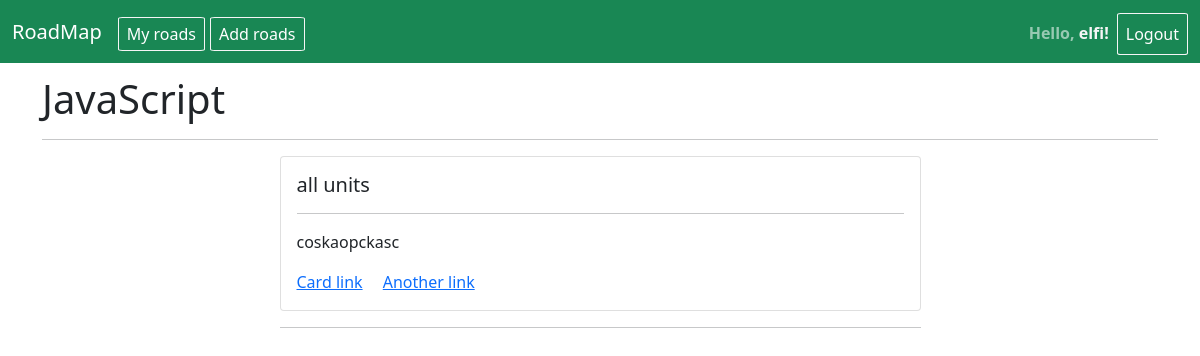
/roads/13/ (signed in), run on the app's committed database.
### roadtrip/models.py (models this page shows, shortened)
class Step(models.Model):
    category = models.ForeignKey(Category, on_delete=models.CASCADE)
    name = models.CharField(max_length=150)
    description = models.TextField()

class Category(models.Model):
    owner = models.ForeignKey(User, on_delete=models.CASCADE)
    target = models.CharField(max_length=100)
    def __str__(self):
        return self.target
    pass

### roadtrip/views.py (the view)
# urls.py: path('roads/<int:pk>/', views.unit_detail, name="unit_detail"),
def unit_detail(request, pk):
    set = get_object_or_404(Category, pk=pk)
    unit = Step.objects.filter(category=set)
    return render(request, 'roadtrip/roadunit.html', {'unit' : unit})

### roadtrip/templates/roadtrip/roadunit.html
{% extends 'template.html' %}
{% load crispy_forms_tags %}
{% block main %}
    {% for step in unit %}
    <div class="container">
        <h1>{{ step.category }}</h1>
        <hr>
       <div class="row justify-content-center">
           <div class="col-xs-11 col-md-7">
                <div class="card">
                  <div class="card-body">
                    <h5 class="card-title">{{ step.name }}</h5>
                      <hr>
                    <p class="card-text">{{ step.description }}</p>
                    <a href="#" class="card-link">Card link</a>
                    <a href="#" class="card-link">Another link</a>
                  </div>
                </div>
               <hr>
           </div>
       </div>
    </div>
    {% endfor %}
{% endblock %}

### roadtrip/templates/template.html (shortened to what this page needs)
{% load crispy_forms_tags %}
<html lang="en">
  <head>
    <link href="https://cdn.jsdelivr.net/npm/bootstrap@5.0.0-beta1/dist/css/bootstrap.min.css" rel="stylesheet">
  </head>
  <body>
  {% block menu %}
 <nav class="navbar navbar-expand-lg navbar-dark bg-success justify-content-between">
  <div class="container-fluid">
    <a class="navbar-brand" href="/">RoadMap</a>
    <div class="collapse navbar-collapse" id="navbarSupportedContent">
      <ul class="navbar-nav me-auto mb-2 mb-lg-0">
        <li class="nav-item">
          <a class="nav-link active" aria-current="page" href="{% url 'myRoads' %}" style="border-style: solid; border-width: 1px; border-color: whitesmoke; border-radius: 5%; margin-right: 5px; padding: 4px 8px 4px 8px; text-align: center; margin-top: 5px">My roads</a>
        </li>
        <li class="nav-item">
          <a class="nav-link active" href="{% url 'addTarg' %}" style="border-style: solid; border-width: 1px; border-color: whitesmoke; border-radius: 5%; margin-right: 5px; padding: 4px 8px 4px 8px; text-align: center; margin-top: 5px">Add roads</a>
        </li>
      </ul>
      <ul class="navbar-nav me-left mb-0 mb-lg-0">
        {% if request.user.is_authenticated %}
      <li class="nav-item">
        <li class="nav-item">
        <a class="nav-link" href="#" style="margin-top: 5px; font-weight: bold">Hello, <span style="color: whitesmoke;">{{ request.user.username }}!</span></a>
      </li>
        <li class="nav-item">
        <a class="nav-link active" style="border-style: solid; border-width: 1px; border-color: whitesmoke; border-radius: 5%; text-align: center; margin-top: 5px" href="{% url 'logout' %}">Logout</a>
      </li>
        {% endif %}
      </ul>
    </div>
  </div>
</nav>
  {% endblock %}
    <div style="margin: 1%">
      {% block main %}
    {% endblock %}
    </div>
  </body>
</html>

### data on the page
Step: category "JavaScript", name "all units", description "coskaopckasc"

### other printed values
{{ request.user.username }} "elfi"
